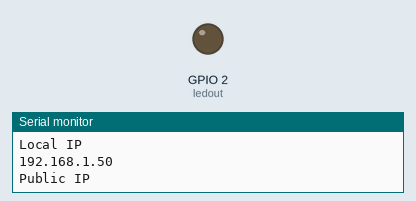
Bench run of a sketch on a simulated ESP32. Shown: output pins drawn as LEDs (lit = HIGH), the last lines printed to the serial monitor. WiFi joins after 1.5 s; servers stay silent unless stated; web services answer with replies made up by the test bench.

Above: at 1.6 s.
At 7.8 s:
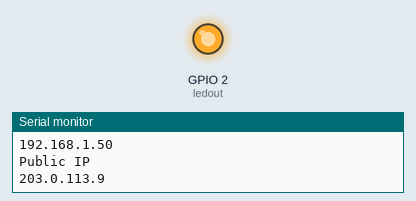
Timing chart, 0 to 9.3 s (numbered marks = the images above):
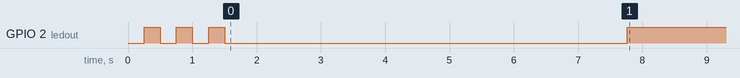

The sketch:

esp32-webserver.ino
```cpp
/*
  _______  ______    _______  _______  _______  ______
  |       ||    _ |  |       ||       ||       ||    _ |
  |    _  ||   | ||  |   _   ||    _  ||    ___||   | ||
  |   |_| ||   |_||_ |  | |  ||   |_| ||   |___ |   |_||_
  |    ___||    __  ||  |_|  ||    ___||    ___||    __  |
  |   |    |   |  | ||       ||   |    |   |___ |   |  | |
  |___|    |___|  |_||_______||___|    |_______||___|  |_|
  https://github.com/Proper920

*/

/*---------------------------LIBRARIES------------------------*/

#include <WiFi.h>
#include <ESPmDNS.h>
#include <ESPAsyncWebServer.h>

/*--------------------------SET WEB SERVER PORT TO 80-----------------------*/

AsyncWebServer server(80);

/*---------------------------WI-FI CREDENTIALS------------------------*/

const char* ssid = "REPLACE_WITH_YOUR_SSID";
const char* password = "REPLACE_WITH_YOUR_PASSWORD";

/*---------------------------GLOBAL VARIABLES------------------------*/

const int ledout = 2; //Assign output variables to GPIO pins

const char index_html[] PROGMEM = {/*Put here your HTML code in string format*/};
const char master_css[] PROGMEM = {/*Put here your CSS code in string format*/};

/*---------------------------GET YOUR PUBLIC IP------------------------*/

String publicIp()
{
  WiFiClient client;
  if (client.connect("api.ipify.org", 80)) //connect to ipify.org
  {
    client.println("GET / HTTP/1.0");
    client.println("Host: api.ipify.org");
    client.println();
  } else {
    Serial.println("Failed connection");
    return String();
  }
  delay(5000);
  String line;
  while (client.available())
  {
    line = client.readStringUntil('\n'); //Read your public ip
  }
  return line;
}

/*---------------------RETURNS ERROR 402 IF QUERY NOT FOUND------------------*/

void notFound(AsyncWebServerRequest *request)
{
  request->send(404, "text/plain", "Page Not found");
}

/*---------------------SETUP------------------*/

void setup() {
  Serial.begin(115200);

  // Initialize the output variables as outputs
  pinMode(ledout, OUTPUT);
  digitalWrite(ledout, LOW);

  // Connect to Wi-Fi network with SSID and password
  WiFi.begin(ssid, password);
  while (WiFi.status() != WL_CONNECTED) {
    delay(250);
    digitalWrite(ledout, HIGH); //Led 2 blinks while connecting
    delay(250);
    Serial.println("Connecting...");
    digitalWrite(ledout, LOW);
  }

  Serial.println();
  Serial.println("WiFi Connected");
  Serial.println();

  //Show your local ip
  Serial.println("Local IP");
  Serial.println(WiFi.localIP());
  Serial.println();

  //Call the function to show your public ip
  Serial.println("Public IP");
  Serial.println(publicIp());

  //When the server is ready the led 2 lights up
  digitalWrite(ledout, HIGH);

  //Sends a response when this request is made
  //---------V-------
  server.on("/", [](AsyncWebServerRequest * request)
  {
    request->send(200, "text/html", index_html);
  });

  //Sends a response when this request is made
  //---------VVVVVVVVVVV-------
  server.on("/master.css", [](AsyncWebServerRequest * request) //Change master.css to the name of your stylesheet
  {
    request->send(200, "text/css", master_css);
  });

  //Call the error function if the application is not found
  server.onNotFound(notFound);

  //Starts the server
  server.begin();
}

/*----------------------------LOOP--------------------------*/

void loop() {
}
```
